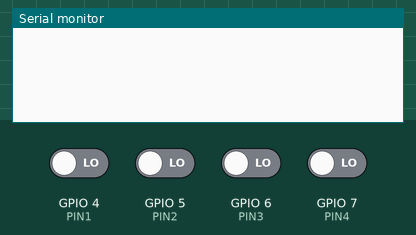
Bench run of a sketch on a simulated ESP32-S3. Parts: the last lines printed to the serial monitor. The test bench sets the inputs (shaded band); at power-on: GPIO 4 (PIN1), GPIO 5 (PIN2), GPIO 6 (PIN3), GPIO 7 (PIN4) LOW.

Above: at 1.2 s.
1.3 s: GPIO 4 (PIN1) driven HIGH
At 2.1 s:
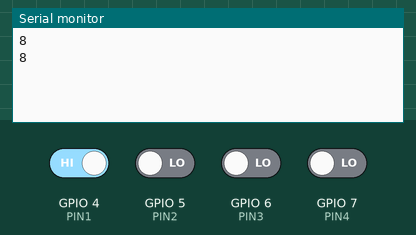
2.8 s: GPIO 5 (PIN2) driven HIGH
At 3.3 s:
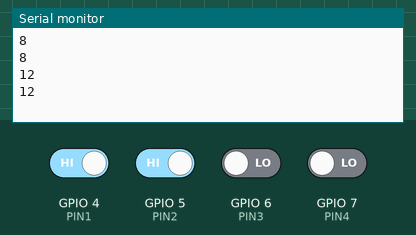
4.3 s: GPIO 6 (PIN3) driven HIGH
At 5.5 s:
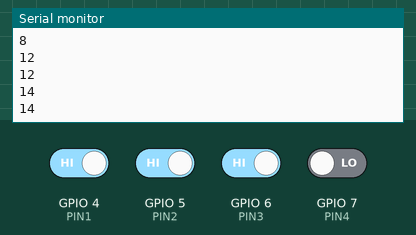
5.8 s: GPIO 7 (PIN4) driven HIGH
At 6.8 s:
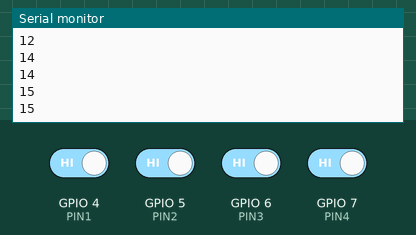
7.3 s: GPIO 4 (PIN1) driven LOW
At 7.9 s:
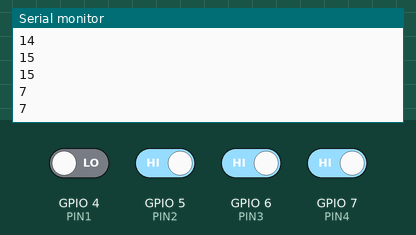
8.8 s: GPIO 5 (PIN2) driven LOW
At 10.2 s:
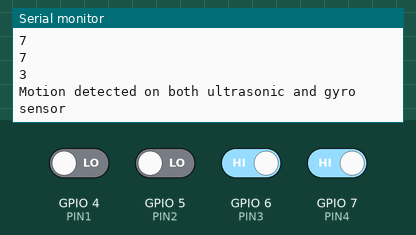
Timing chart, 0 to 11.3 s (numbered marks = the images above; inputs shaded):
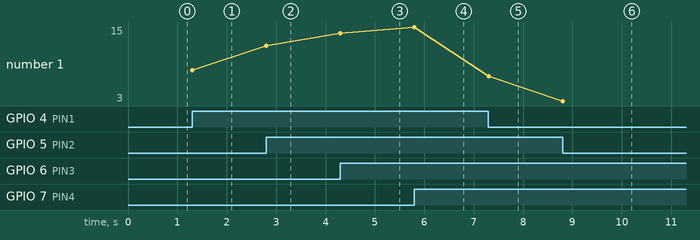

The sketch:

arduino_rf_code.ino
```cpp
#define PIN1 4
#define PIN2 5
#define PIN3 6
#define PIN4 7
int globPin1Value = 0;
int globPin2Value = 0;
int globPin3Value = 0;
int globPin4Value = 0;

void setup() {
  Serial.begin(115200);
  pinMode(PIN1, INPUT);
  pinMode(PIN2, INPUT);
  pinMode(PIN3, INPUT);
  pinMode(PIN4, INPUT);
  // pinMode(VT_pin, OUTPUT);
  // pinMode(indicator, OUTPUT);
  // resetReciver(1);
}

void RFmsgDecoder(int msgCode) {
  switch (msgCode) {
  case 1:
    // Serial.println("1");
    Serial.println("Motion detected on gyro sensor");
    break;
  case 2:
    // Serial.println("2");
    Serial.println("Motion detected on ultrasonic sensor");
    break;
  case 3:
    // Serial.println("3");
    Serial.println("Motion detected on both ultrasonic and gyro sensor");
    break;
  case 4:
    Serial.println("4");
    break;
  case 5:
    Serial.println("5");
    break;
  case 6:
    Serial.println("6");
    break;
  case 7:
    Serial.println("7");
    break;
  case 8:
    Serial.println("8");
    break;
  case 9:
    Serial.println("9");
    break;
  case 10:
    Serial.println("10");
    break;
  case 11:
    Serial.println("11");
    break;
  case 12:
    Serial.println("12");
    break;
  case 13:
    Serial.println("13");
    break;
  case 14:
    Serial.println("14");
    break;
  case 15:
    Serial.println("15");
    break;
  default:
    Serial.println("Msg out of range");
    break;
  }
}

void binaryToDecimal(int PIN_1, int PIN_2, int PIN_3, int PIN_4) {
  int decimal = 0;
  if (PIN_1 == 1) {
    decimal += 8;
  }
  if (PIN_2 == 1) {
    decimal += 4;
  }
  if (PIN_3 == 1) {
    decimal += 2;
  }
  if (PIN_4 == 1) {
    decimal += 1;
  }
  Serial.println(decimal);
  RFmsgDecoder(decimal);
}

void loop() {
  int Pin1ValueTemp = digitalRead(PIN1);
  int Pin2ValueTemp = digitalRead(PIN2);
  int Pin3ValueTemp = digitalRead(PIN3);
  int Pin4ValueTemp = digitalRead(PIN4);
  if (Pin1ValueTemp != globPin1Value || Pin2ValueTemp != globPin2Value ||
      Pin3ValueTemp != globPin3Value || Pin4ValueTemp != globPin4Value) {
    globPin1Value = Pin1ValueTemp;
    globPin2Value = Pin2ValueTemp;
    globPin3Value = Pin3ValueTemp;
    globPin4Value = Pin4ValueTemp;
    // digitalWrite(indicator, HIGH);
    // Serial.println("->" + String(globPin1ValueTemp) + "," +
    // String(globPin2ValueTemp) + "," + String(globPin3ValueTemp) + "," +
    // String(globPin4ValueTemp) + ".");
    if (globPin1Value == 1 || globPin2Value == 1 || globPin3Value == 1 ||
        globPin4Value == 1) {
      binaryToDecimal(globPin1Value, globPin2Value, globPin3Value,
                      globPin4Value);
    }

    // delay(500);
    // digitalWrite(indicator, LOW);
  }
  // delay(50);
}
```

Measured:
- after the input at 1.3 s, the serial monitor: prints a new line at once (image 1)
- after the input at 2.8 s, the serial monitor: prints a new line at once (image 2)
- after the input at 4.3 s, the serial monitor: prints a new line at once (image 3)
- after the input at 5.8 s, the serial monitor: prints a new line at once (image 4)
- after the input at 7.3 s, the serial monitor: prints a new line at once (image 5)
- after the input at 8.8 s, the serial monitor: prints a new line at once (image 6)
- plotted number 1: 8 → 12 after the input at 2.8 s, 12 → 14 after the input at 4.3 s, 14 → 15 after the input at 5.8 s, 15 → 7 after the input at 7.3 s, 7 → 3 after the input at 8.8 s
